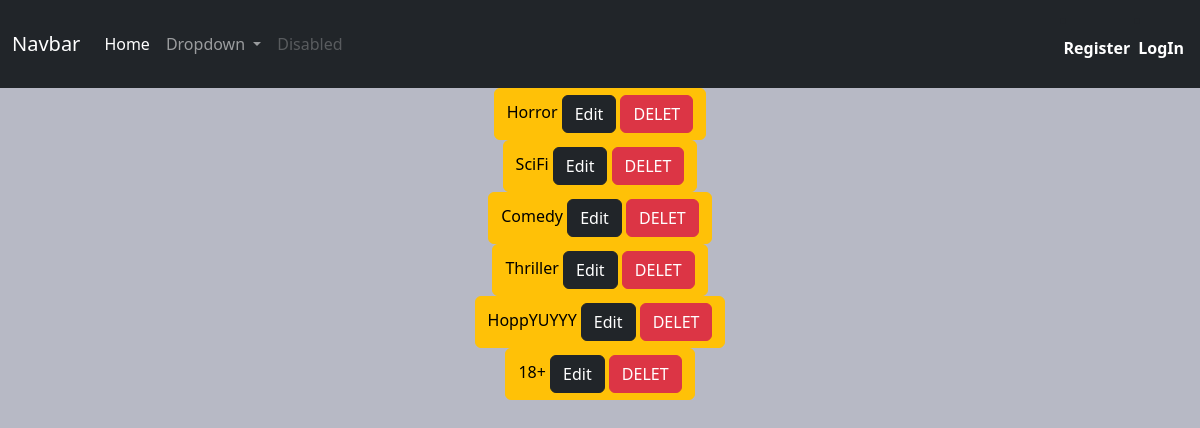
The app's page /viewCat/ with its own data.
### catagory/models.py (models this page shows, shortened)
class Catagory(models.Model):
    name=models.CharField(max_length=100)
    slug=models.SlugField(max_length=100,blank=True,null=True,unique=True)

### blog_project/views.py (the view)
# urls.py: path('viewCat/', views.view_cat,name="view_cat"),
def view_cat(request):
    data=Catagory.objects.all()
    return render(request,"aut.html",{'data':data})

### Templates/aut.html (shortened to what this page needs)
{% extends "base.html" %} {% block content %}
  {% for items in data %}
  <div class="d-flex justify-content-center">
    <button class="btn btn-warning">{{ items.name }}
        <a href="{% url 'edit_catagory' items.id%}" class="btn btn-dark">Edit</a>
        <a href="{% url 'delete_catagory' items.id%}" class="btn btn-danger"
          >DELET</a
        >
    </button>
</div>
  {% endfor %} {% endblock content %}

### records on screen
Catagory: name "Horror"
Catagory: name "SciFi"
Catagory: name "Comedy"
Catagory: name "Thriller"
Catagory: name "HoppYUYYY"
Catagory: name "18+"
